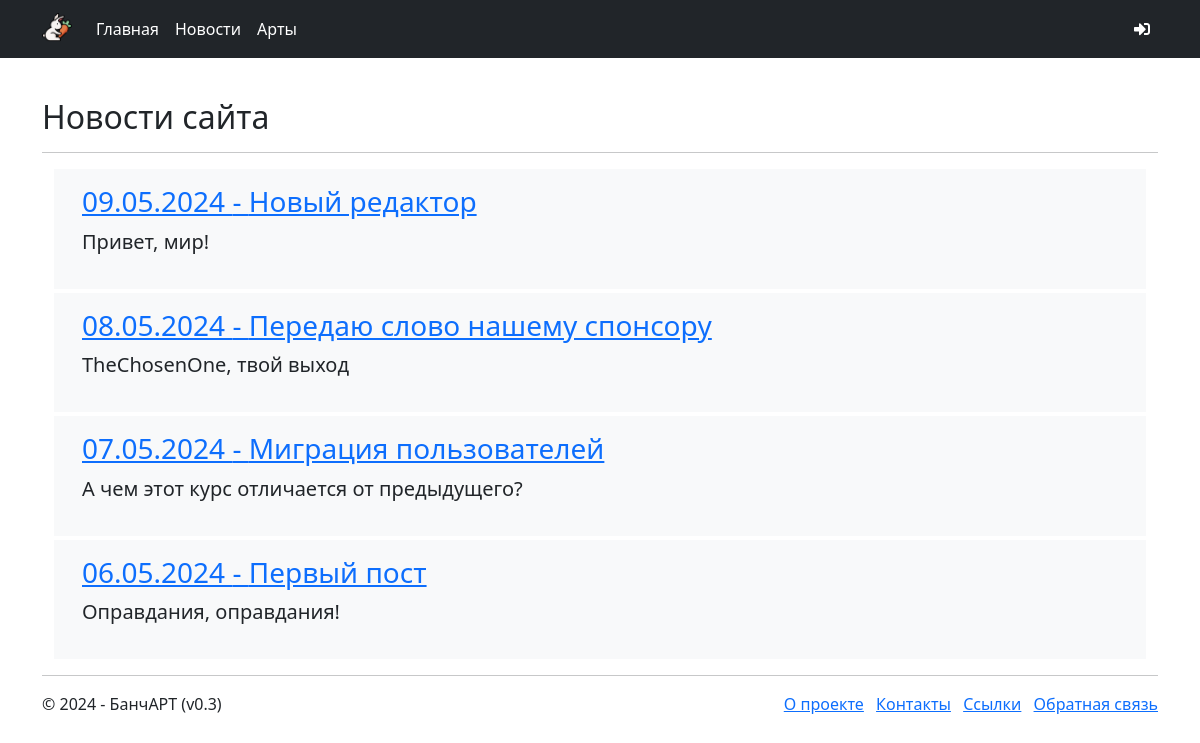
Page /news/site/ on the committed database.
### news/models.py (models this page shows, shortened)
class articles(models.Model):
    title = models.CharField('Заголовок', max_length = 50)
    description = models.CharField('Описание', max_length = 200)
    text = models.TextField('Текст')
    data = models.DateTimeField('Дата публикации', default = datetime.now())
    author = models.ForeignKey(User, null = True, blank = True,
    on_delete = models.SET_NULL, verbose_name = 'Автор')
    class Meta:
        ordering = ["-data"]
        verbose_name_plural = 'новости'
        verbose_name = 'новость'

### news/views.py (the view)
# urls.py: path('news/', include('news.urls'))
def news(request):
    assert isinstance(request, HttpRequest)
    return render(
        request, 'news/index.html',
        {
            'title':'Новости сайта',
            'newslist':articles.objects.all(),
            'year':datetime.now().year,
        }
    )

### news/templates/news/index.html (shortened to what this page needs)
{% extends "main/layout.html" %}
{% block content %}
<h2>
	{{ title }}
</h2> <hr />
<div class="container">
	{% if newslist %}
	{% for article in newslist %}
	<div class="p-3 mb-1 bg-body-tertiary">
		<div class="container-fluid">
			<h3 class=""><a href="{% url 'article' n=article.id %}">
				{{ article.data|date:'d.m.Y' }} - {{ article.title }}
			</a></h3>
			<p class="fs-5">{{ article.description }}</p>
		</div>
	</div>
	{% endfor %}
	{% else %}
	<p>Здесь ничего нет...</p>
	{% endif %}
</div>
{% endblock %}

### main/templates/main/layout.html (shortened to what this page needs)
{% load static %}
<!DOCTYPE html>
<html>
<head>
    <link rel="stylesheet" href="{% static 'main/css/style.css' %}" />
	<link rel="stylesheet" href="{% static 'main/css/bootstrap.min.css' %}" />
	<link rel="stylesheet" href="http://use.fontawesome.com/releases/v5.8.2/css/all.css" />
</head>
<body>
	<nav class="navbar navbar-expand-lg bg-dark">
		<div class="container">
			<a class="navbar-brand" href="{% url 'home' %}">
				<img src="{% static 'main/bnuuy.png' %}" alt="brand">
			</a>
			<div class="collapse navbar-collapse" id="navbarSupportedContent">
				<ul class="navbar-nav me-auto mb-2 mb-lg-0">
					<li class="nav-item">
						<a class="nav-link text-white" href="{% url 'home' %}">Главная</a>
					</li>
					<li class="nav-item">
						<a class="nav-link text-white" href="{% url 'news' %}">Новости</a>
					</li>
					<li class="nav-item">
						<a class="nav-link text-white" href="{% url 'arts' %}">Арты</a>
					</li>
				</ul>
				<ul class="navbar-nav navbar-right">
					{% if user.is_authenticated %}
					<li class="nav-item">
						<a class="nav-link text-white">{{ user.username }}</a>
					</li>
					<form id="logoutForm" action="/logout/" method="post" class="navbar-right">
						{% csrf_token %}
						<li class="nav-item"><a class="nav-link text-white" href="javascript:document.getElementById('logoutForm').submit()">
							<i class="fas fa-sign-out-alt"></i></a>
						</li>
					</form>
					{% else %}
					<li class="nav-item">
						<a class="nav-link text-white" href="{% url 'login' %}"><i class="fas fa-sign-in-alt"></i></a>
					</li>
					{% endif %}
				</ul>
			</div>
		</div>
	</nav>
    <div class="container body-content">
        {% block content %}
        {% endblock %}
        <hr/>
		<div class="row">
            <div class="col-md-6">
                <p>
					&copy; {{ year }} - БанчАРТ (v0.3)
				</p>
            </div>
            <div class="col-md-6 text-end">
                <ul class="list-inline footer-links">
                    <li class="list-inline-item">
                        <a href="{% url 'about' %}">О проекте</a>
                    </li>
                    <li class="list-inline-item">
                        <a href="{% url 'contact' %}">Контакты</a>
                    </li>
                    <li class="list-inline-item">
                        <a href="{% url 'links' %}">Ссылки</a>
                    </li>
					<li class="list-inline-item">
                        <a href="{% url 'pool' %}">Обратная связь</a>
                    </li>
                </ul>
            </div>
        </div>
    </div>
</body>
</html>

### main/static/main/css/style.css (style rules this page uses)
.navbar-brand img { width: 30px; position: relative; top:-3px; }
.body-content { margin-top: 40px; }

### rows in the picture
articles: data "09.05.2024", title "Новый редактор", description "Привет, мир!"
articles: data "08.05.2024", title "Передаю слово нашему спонсору", description "TheChosenOne, твой выход"
articles: data "07.05.2024", title "Миграция пользователей", description "А чем этот курс отличается от предыдущего?"
articles: data "06.05.2024", title "Первый пост", description "Оправдания, оправдания!"

### other values in the picture
{{ title }} "Новости сайта"
